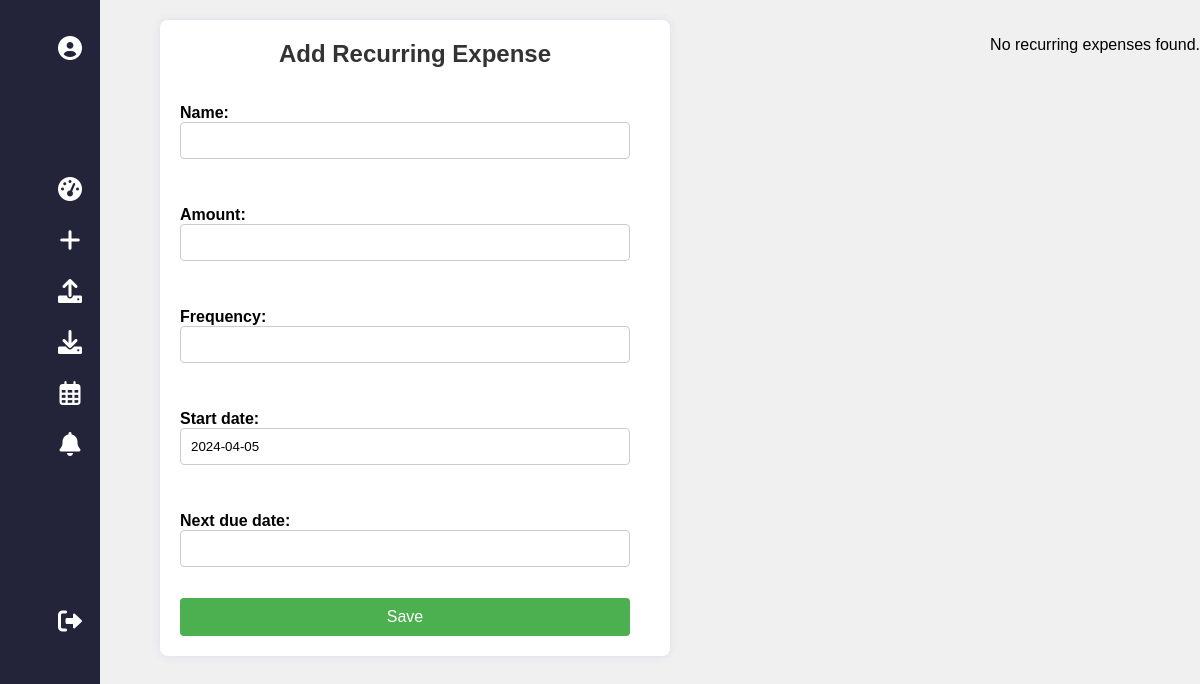
The app's page /add_recurring_expense/ (signed in), older data.
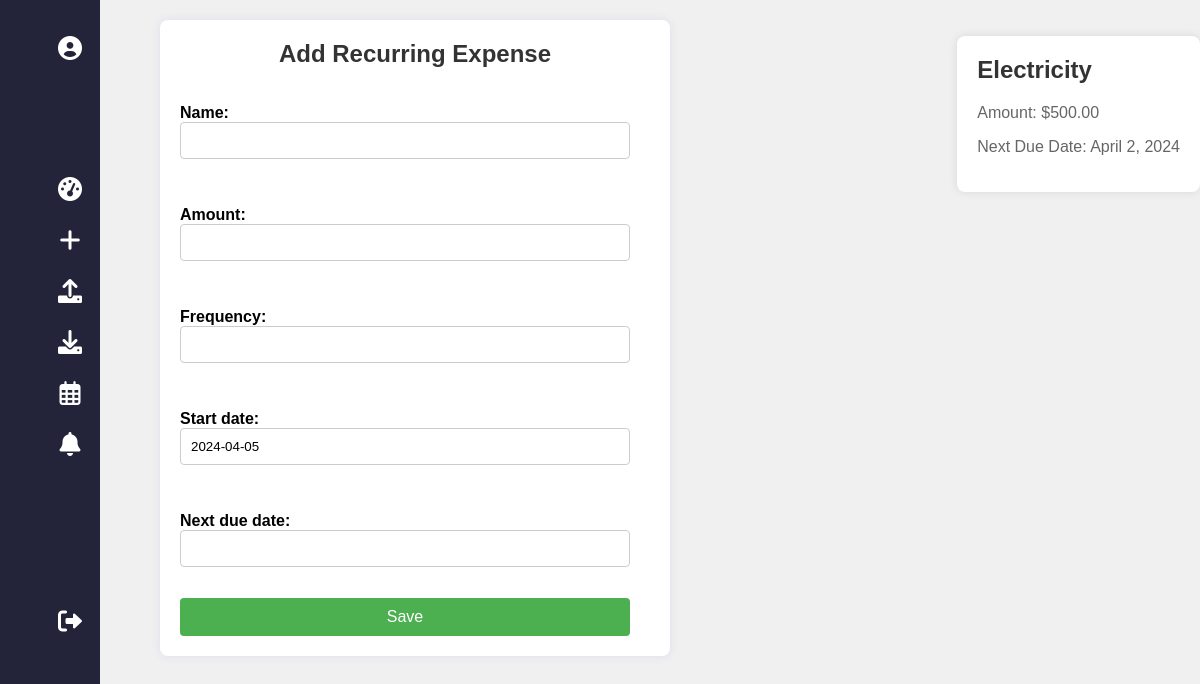
The same page, newer data.
### Finso_app/models.py (models this page shows, shortened)
class RecurringExpense(models.Model):
    user = models.ForeignKey(User, on_delete=models.CASCADE)
    name = models.CharField(max_length=100)
    amount = models.DecimalField(max_digits=10, decimal_places=2)
    frequency = models.CharField(max_length=50)  # e.g., daily, weekly, monthly
    start_date = models.DateField(default=timezone.now)
    next_due_date = models.DateField()

### Finso_app/views.py (the view)
# urls.py: path('add_recurring_expense/', views.add_recurring_expense, name='add_recurring_expense'),
@login_required
def add_recurring_expense(request):
    if request.method == 'POST':
        form = RecurringExpenseForm(request.POST)
        if form.is_valid():
            expense = form.save(commit=False)
            expense.user = request.user
            expense.save()
            return redirect('add_recurring_expense')
    else:
        form = RecurringExpenseForm()
    recurring_expenses = RecurringExpense.objects.filter(user=request.user).order_by('-start_date')[:8]
    return render(request, 'add_recurring_expense.html', {'form': form, 'recurring_expenses': recurring_expenses})

### Finso_app/forms.py
class RecurringExpenseForm(forms.ModelForm):
    class Meta:
        model = RecurringExpense
        fields = ['name', 'amount', 'frequency', 'start_date', 'next_due_date']

### Finso_app/templates/add_recurring_expense.html (shortened to what this page needs)
{% extends 'base.html' %}
{% block content %}
    <link rel="stylesheet" href="../static/recurring_exp.css">
    <div style="margin-left: 10rem;">
<div class="container">
    <div class="form-container">
        <h1>Add Recurring Expense</h1>
        <form method="post">
            {{ form.as_p }}
            <button type="submit">Save</button>
        </form>
    </div>
    <div class="cards-container">
        {% for expense in recurring_expenses %}
        <div class="card">
            <h2>{{ expense.name }}</h2>
            <p>Amount: ${{ expense.amount }}</p>
            <p>Next Due Date: {{ expense.next_due_date }}</p>
        </div>
        {% empty %}
        <p>No recurring expenses found.</p>
        {% endfor %}
    </div>
</div>
</div>
{% endblock %}

Row changes from the older to the newer data that the page shows:
added RecurringExpense: name "Electricity", amount "500.00", next_due_date "April 2, 2024"
Text that changed along with them:
text no longer shown: "No recurring expenses found."
